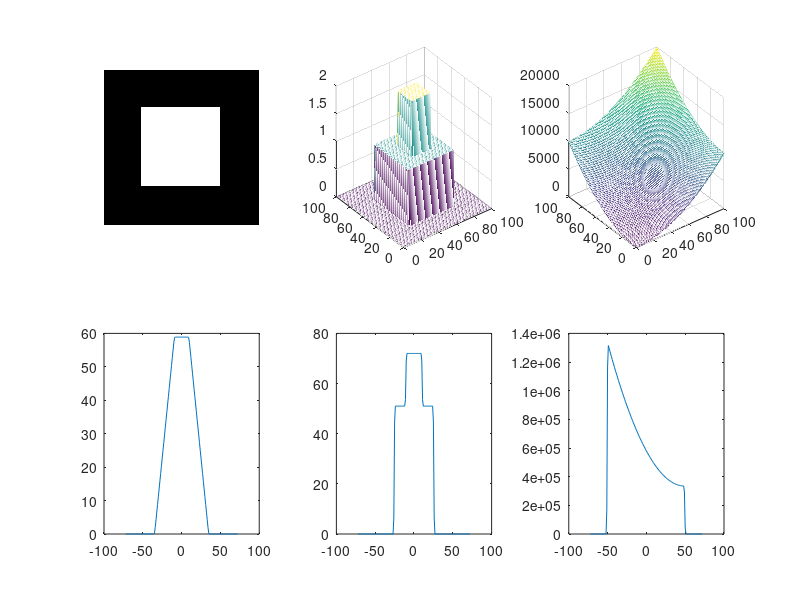

This figure's MATLAB source:
x = zeros(100);
x(25:75, 25:75) = 1;
subplot(2, 3, 1);
imshow(x); 

[R, xp] = radon(x, 30);
subplot(2, 3, 4);
plot(xp, R);

x = zeros(100);
x(25:75, 25:75) = 1;
x(40:60, 40:60) = 2;
subplot(2, 3, 2);
mesh(x);

[R, xp] = radon(x, 0);
subplot(2, 3, 5);
plot(xp, R);

[X, Y] = meshgrid(linspace(0, 100), linspace(0, 100));
Z = X.^2 + Y.^2;
subplot(2, 3, 3);
mesh(X, Y, Z);

[R, xp] = radon(Z, 90);
subplot(2, 3, 6);
plot(xp, R)